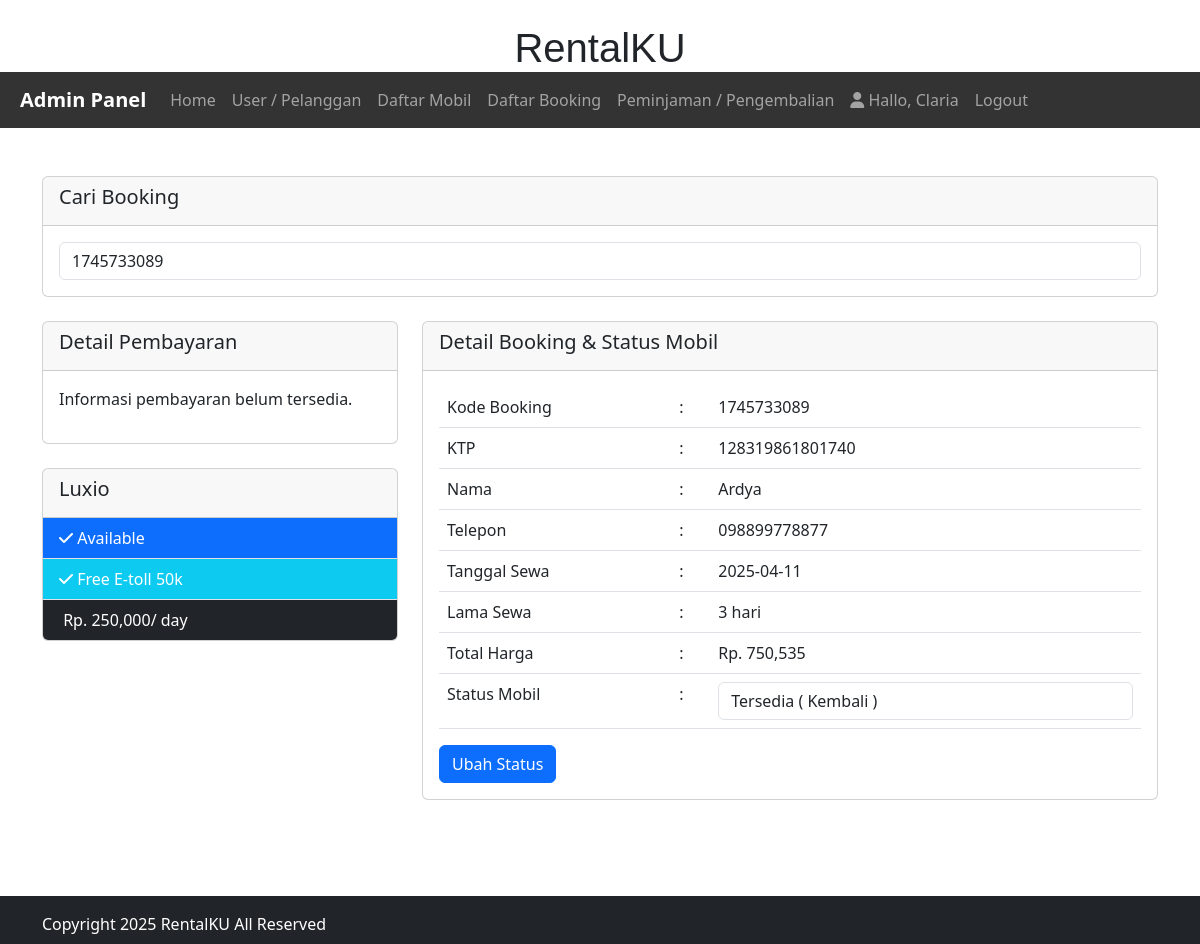
/admin/peminjaman/peminjaman.php?id=1745733089 (signed in), run on the app's committed database.
### tables this page shows
CREATE TABLE `infoweb` (
  `id` int NOT NULL,
  `nama_rental` varchar(255) NOT NULL,
  `telp` bigint NOT NULL,
  `alamat` varchar(255) NOT NULL,
  `email` varchar(255) NOT NULL,
  `no_rek` bigint NOT NULL,
  `updated_at` timestamp NOT NULL
);

CREATE TABLE `mobil` (
  `id_mobil` int NOT NULL,
  `no_plat` varchar(255) NOT NULL,
  `merk` varchar(255) NOT NULL,
  `harga` int NOT NULL,
  `deskripsi` varchar(255) NOT NULL,
  `status` varchar(255) NOT NULL,
  `gambar` text NOT NULL
);

CREATE TABLE `booking` (
  `id_booking` int NOT NULL,
  `kode_booking` varchar(255) NOT NULL,
  `id_login` int NOT NULL,
  `id_mobil` int NOT NULL,
  `ktp` varchar(255) NOT NULL,
  `nama` varchar(255) NOT NULL,
  `alamat` varchar(255) NOT NULL,
  `no_tlp` varchar(15) NOT NULL,
  `tanggal` varchar(255) NOT NULL,
  `lama_sewa` int NOT NULL,
  `total_harga` int NOT NULL,
  `konfirmasi_pembayaran` varchar(255) NOT NULL,
  `tgl_input` varchar(255) NOT NULL
);

### koneksi/koneksi.php (called while the page is built, shortened)
<?php
    $user = 'root';
    $pass = 'root';
    try {
    $koneksi = new PDO("mysql:host=localhost:8889;dbname=mobing", $user, $pass);
    $koneksi->setAttribute(PDO::ATTR_ERRMODE, PDO::ERRMODE_EXCEPTION);
} catch (PDOException $e) {
    die('Database connection failed: ' . $e->getMessage());
}
    $url = "http://localhost:8000/";
    $sql_web = "SELECT * FROM infoweb WHERE id = 1";
    $row_web = $koneksi->prepare($sql_web);
    $row_web->execute();
    $info_web = $row_web->fetch(PDO::FETCH_OBJ);
?>

### admin/peminjaman/peminjaman.php (the view, shortened to what this page needs)
<?php
require '../../koneksi/koneksi.php';
$title_web = 'Pengembalian';
include '../header.php';
if (!empty($_GET['id'])) {
    $kode_booking = $_GET['id'];
    $hasil = $koneksi->query("SELECT * FROM booking WHERE kode_booking = '$kode_booking'")->fetch();
    $id_booking = $hasil['id_booking'];
    $hsl = $koneksi->query("SELECT * FROM pembayaran WHERE id_booking = '$id_booking'")->fetch();
    $id = $hasil['id_mobil'];
    $isi = $koneksi->query("SELECT * FROM mobil WHERE id_mobil = '$id'")->fetch();
}
?>
<br><br>
<div class="container">
    <div class="row">
        <div class="col-sm-12">
            <div class="card">
                <div class="card-header">
                    <h5>Cari Booking</h5>
                </div>
                <div class="card-body">
                    <form method="get" action="peminjaman.php">
                        <input type="text" class="form-control"
                               value="<?php if (!empty($_GET['id'])) { echo $_GET['id']; } ?>" name="id" placeholder="Tulis Kode Booking [ ENTER ]">
                    </form>
                </div>
            </div>
            <br>
        </div>
        <?php if (!empty($_GET['id'])) { ?>
            <div class="col-sm-4">
                <div class="card">
                    <div class="card-header">
                        <h5>Detail Pembayaran</h5>
                    </div>
                    <div class="card-body">
                        <?php if ($hsl): ?>
                            <table class="table">
                                <tr>
                                    <td>No Rekening</td>
                                    <td>:</td>
                                    <td><?php echo $hsl['no_rekening']; ?></td>
                                </tr>
                                <tr>
                                    <td>Atas Nama</td>
                                    <td>:</td>
                                    <td><?php echo $hsl['nama_rekening']; ?></td>
                                </tr>
                                <tr>
                                    <td>Nominal</td>
                                    <td>:</td>
                                    <td>Rp. <?php echo number_format($hsl['nominal']); ?></td>
                                </tr>
                                <tr>
                                    <td>Tgl Transfer</td>
                                    <td>:</td>
                                    <td><?php echo $hsl['tanggal']; ?></td>
                                </tr>
                            </table>
                        <?php else: ?>
                            <p>Informasi pembayaran belum tersedia.</p>
                        <?php endif; ?>
                    </div>
                </div>
                <br />
                <div class="card">
                    <div class="card-header">
                        <h5 class="card-title"><?php echo $isi['merk']; ?></h5>
                    </div>
                    <ul class="list-group list-group-flush">
                        <?php if ($isi['status'] == 'Tersedia') { ?>
                            <li class="list-group-item bg-primary text-white">
                                <i class="fa fa-check"></i> Available
                            </li>
                        <?php } else { ?>
                            <li class="list-group-item bg-danger text-white">
                                <i class="fa fa-close"></i> Not Available
                            </li>
                        <?php } ?>
                        <li class="list-group-item bg-info text-white"><i class="fa fa-check"></i> Free E-toll 50k</li>
                        <li class="list-group-item bg-dark text-white">
                            <i class="fa fa-money"></i> Rp. <?php echo number_format($isi['harga']); ?>/ day
                        </li>
                    </ul>
                </div>
            </div>
            <div class="col-sm-8">
                <div class="card">
                    <div class="card-header">
                        <h5 class="card-title">Detail Booking & Status Mobil</h5>
                    </div>
                    <div class="card-body">
                        <form method="post" action="proses.php?id=konfirmasi">
                            <table class="table">
                                <tr>
                                    <td>Kode Booking</td>
                                    <td>:</td>
                                    <td><?php echo $hasil['kode_booking']; ?></td>
                                </tr>
                                <tr>
                                    <td>KTP</td>
                                    <td>:</td>
                                    <td><?php echo $hasil['ktp']; ?></td>
                                </tr>
                                <tr>
                                    <td>Nama</td>
                                    <td>:</td>
                                    <td><?php echo $hasil['nama']; ?></td>
                                </tr>
                                <tr>
                                    <td>Telepon</td>
                                    <td>:</td>
                                    <td><?php echo $hasil['no_tlp']; ?></td>
                                </tr>
                                <tr>
                                    <td>Tanggal Sewa</td>
                                    <td>:</td>
                                    <td><?php echo $hasil['tanggal']; ?></td>
                                </tr>
                                <tr>
                                    <td>Lama Sewa</td>
                                    <td>:</td>
                                    <td><?php echo $hasil['lama_sewa']; ?> hari</td>
                                </tr>
                                <tr>
                                    <td>Total Harga</td>
                                    <td>:</td>
                                    <td>Rp. <?php echo number_format($hasil['total_harga']); ?></td>
                                </tr>
                                <tr>
                                    <td>Status Mobil</td>
                                    <td>:</td>
                                    <td>
                                        <select class="form-control" name="status">
                                            <option <?php if ($isi['status'] == 'Tersedia') { echo 'selected'; } ?> value="Tersedia">
                                                Tersedia ( Kembali )
                                            </option>
                                        </select>
                                    </td>
                                </tr>
                            </table>
                            <button type="submit" class="btn btn-primary float-right">
                                Ubah Status
                            </button>
                        </form>
                    </div>
                </div>
            </div>
        <?php } ?>
    </div>
</div>
<br>
<br>
<br>
<?php include '../footer.php'; ?>

### admin/header.php (shortened to what this page needs)
<?php
    $id_login = $_SESSION['USER']['id_login'];
    $row = $koneksi->prepare("SELECT * FROM login WHERE id_login=?");
    $row->execute([$id_login]);
    $hasil_login = $row->fetch();
?>
<!doctype html>
<html lang="en">
  <head>
<link href="https://cdn.jsdelivr.net/npm/bootstrap@5.3.0/dist/css/bootstrap.min.css" rel="stylesheet">
<link href="https://cdnjs.cloudflare.com/ajax/libs/font-awesome/6.5.0/css/all.min.css" rel="stylesheet">
  </head>
  <body>
<div class="jumbotron pt-4 pb-4 text-center">
    <div class="container">
    <h2 class="custom-header">
        <?php echo  $info_web->nama_rental;?>
    </h2>
    </div>
</div>
    <nav class="navbar navbar-expand-lg navbar-dark" style="background-color: #333; padding-left: 20px; padding-right: 20px;">
        <a class="navbar-brand" href="<?php echo $url;?>admin/"><b>Admin Panel</b></a>
        <div class="collapse navbar-collapse" id="collapsibleNavId">
            <ul class="navbar-nav mr-auto mt-2 mt-lg-0">
                <li class="nav-item <?php if($title_web == 'Dashboard'){ echo 'active';}?>">
                    <a class="nav-link" href="<?php echo $url;?>admin/">Home <span class="sr-only">(current)</span></a>
                </li>
                <li class="nav-item <?php if($title_web == 'User'){ echo 'active';}?>">
                    <a class="nav-link" href="<?php echo $url;?>admin/user/index.php">User / Pelanggan</a>
                </li>
                <li class="nav-item <?php if($title_web == 'Daftar Mobil'){ echo 'active';}?>
                <?php if($title_web == 'Tambah Mobil'){ echo 'active';}?>
                <?php if($title_web == 'Edit Mobil'){ echo 'active';}?>">
                    <a class="nav-link" href="<?php echo $url;?>admin/mobil/mobil.php">Daftar Mobil</a>
                </li>
                <li class="nav-item <?php if($title_web == 'Daftar Booking'){ echo 'active';}?>
                <?php if($title_web == 'Konfirmasi'){ echo 'active';}?>">
                    <a class="nav-link" href="<?php echo $url;?>admin/booking/booking.php">Daftar Booking</a>
                </li>
                <li class="nav-item <?php if($title_web == 'Peminjaman'){ echo 'active';}?>">
                    <a class="nav-link" href="<?php echo $url;?>admin/peminjaman/peminjaman.php">Peminjaman / Pengembalian</a>
                </li>
            </ul>
            <ul class="navbar-nav my-2 my-lg-0">
                <li class="nav-item">
                    <a class="nav-link" href="#">
                        <i class="fa fa-user"> </i> Hallo, <?php echo $hasil_login['nama_pengguna'];?>
                    </a>
                </li>
                <li class="nav-item">
                    <a class="nav-link" onclick="return confirm('Apakah anda ingin logout ?');" href="<?php echo $url;?>admin/logout.php">Logout</a>
                </li>
            </ul>
        </div>
    </nav>

### admin/footer.php (shortened to what this page needs)
<div class="footer mt-4 bg-dark text-white pt-3 pb-2">
      <div class="container">
        Copyright <?php echo  date('Y');?> <?php echo  $info_web->nama_rental;?> All Reserved
      </div>
    </div>
  </body>
</html>

### admin/header.php (style rules this page uses)
.custom-header { font-family: 'Prodesk', sans-serif; font-size: 2.5rem; }

### data on the page
infoweb: nama_rental "RentalKU"
mobil: merk "Luxio", harga "250,000", status "Tersedia ( Kembali )"
booking: kode_booking "1745733089", ktp "128319861801740", nama "Ardya", no_tlp "098899778877", tanggal "2025-04-11", lama_sewa "3", total_harga "750,535"

### other printed values
$hasil_login['nama_pengguna'] "Claria"
